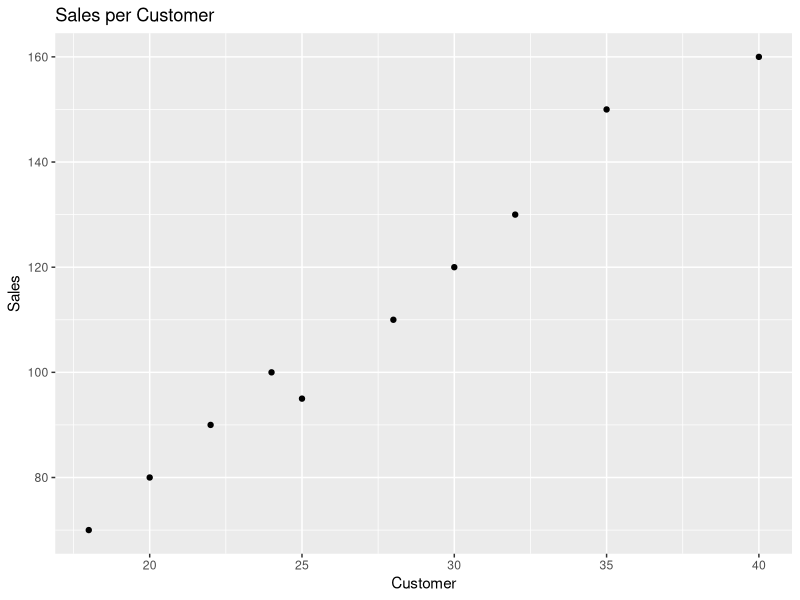
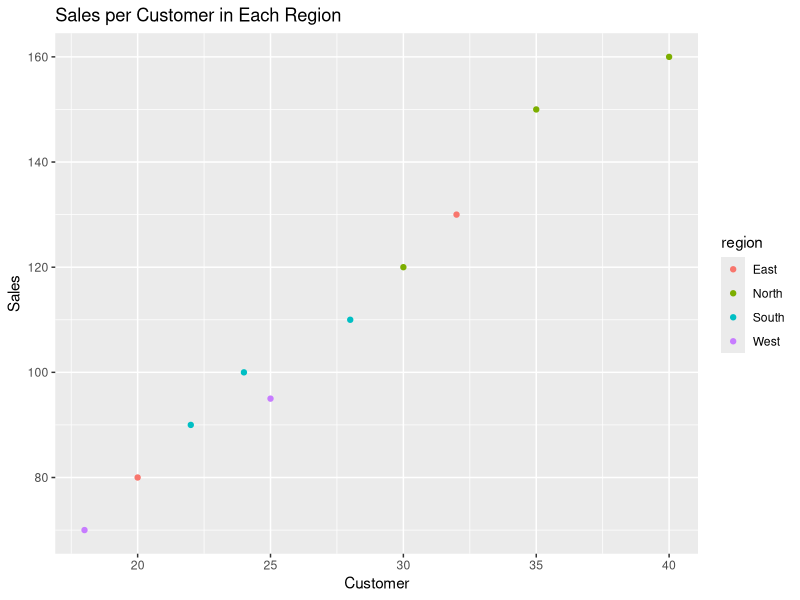
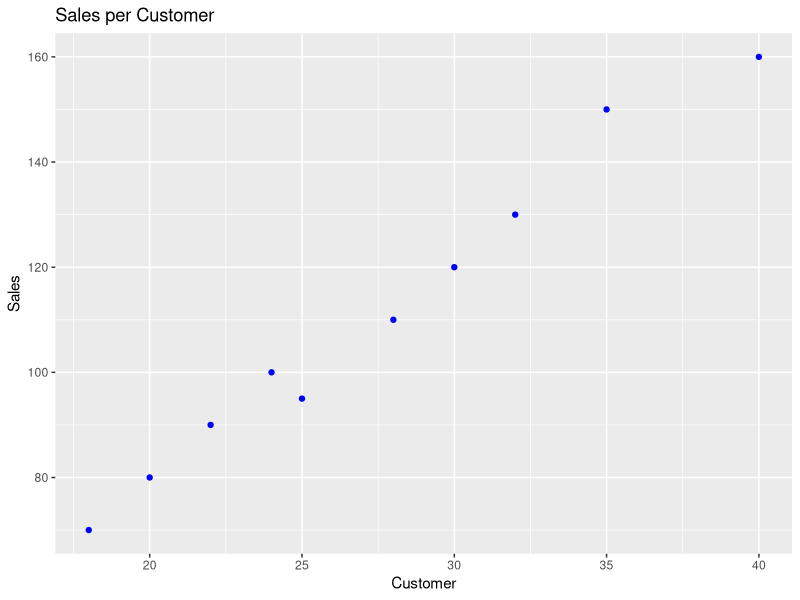
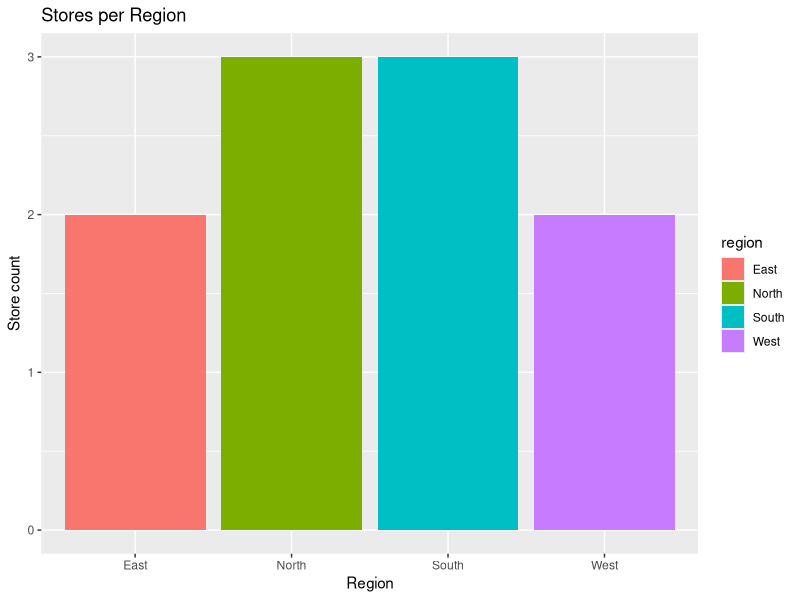
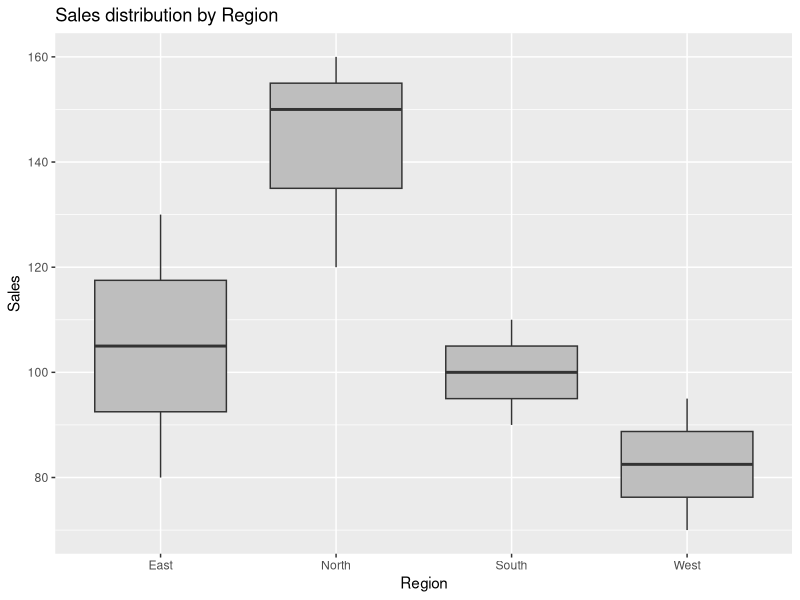

Here is the R script that generated these plots, in order:
library(tidyverse)



stores <- tribble(
  
  ~store, ~region, ~sales, ~customers,
  
  "A",  "North",  120,    30,
  
  "B",  "North",  150,    35,
  
  "C",  "South",  90,    22,
  
  "D",  "South",  110,    28,
  
  "E",  "East",   80,    20,
  
  "F",  "East",  130,    32,
  
  "G",  "West",   70,    18,
  
  "H",  "West",   95,    25,
  
  "I",  "North",  160,    40,
  
  "J",  "South",  100,    24
  
)



stores

#Answer the following questions

#1) Visualize the relationship between customers and sales.

ggplot(stores, aes(x = customers, y = sales)) +
  geom_point() + 
  labs(
    title = "Sales per Customer",
    x = "Customer",
    y = "Sales"
  )



#2) To the visualization in question 1, add blue color to all data points. check how it is different from mapping the region column to color.

#mapping color to region
ggplot(stores, aes(x = customers, y = sales, color = region)) +
  geom_point() +
  labs(
    title = "Sales per Customer in Each Region",
    x = "Customer",
    y = "Sales"
  )

#Mapping color to all data points 
ggplot(stores, aes(x = customers, y = sales,)) +
  geom_point(color = "blue") +
  labs(
    title = "Sales per Customer",
    x = "Customer",
    y = "Sales"
  )

#3) Visualize the store counts by region.
ggplot(stores, aes(x = region, fill = region)) +
  geom_bar() +
  labs(
    title = "Stores per Region",
    x = "Region",
    y = "Store count"
  )



#4) Visualize the sales distribution by region using box plot.
ggplot(stores, aes(x = region, y = sales)) +
  geom_boxplot(fill = 'grey') +
  labs(
    title = "Sales distribution by Region",
    x = "Region",
    y = "Sales"
  )

